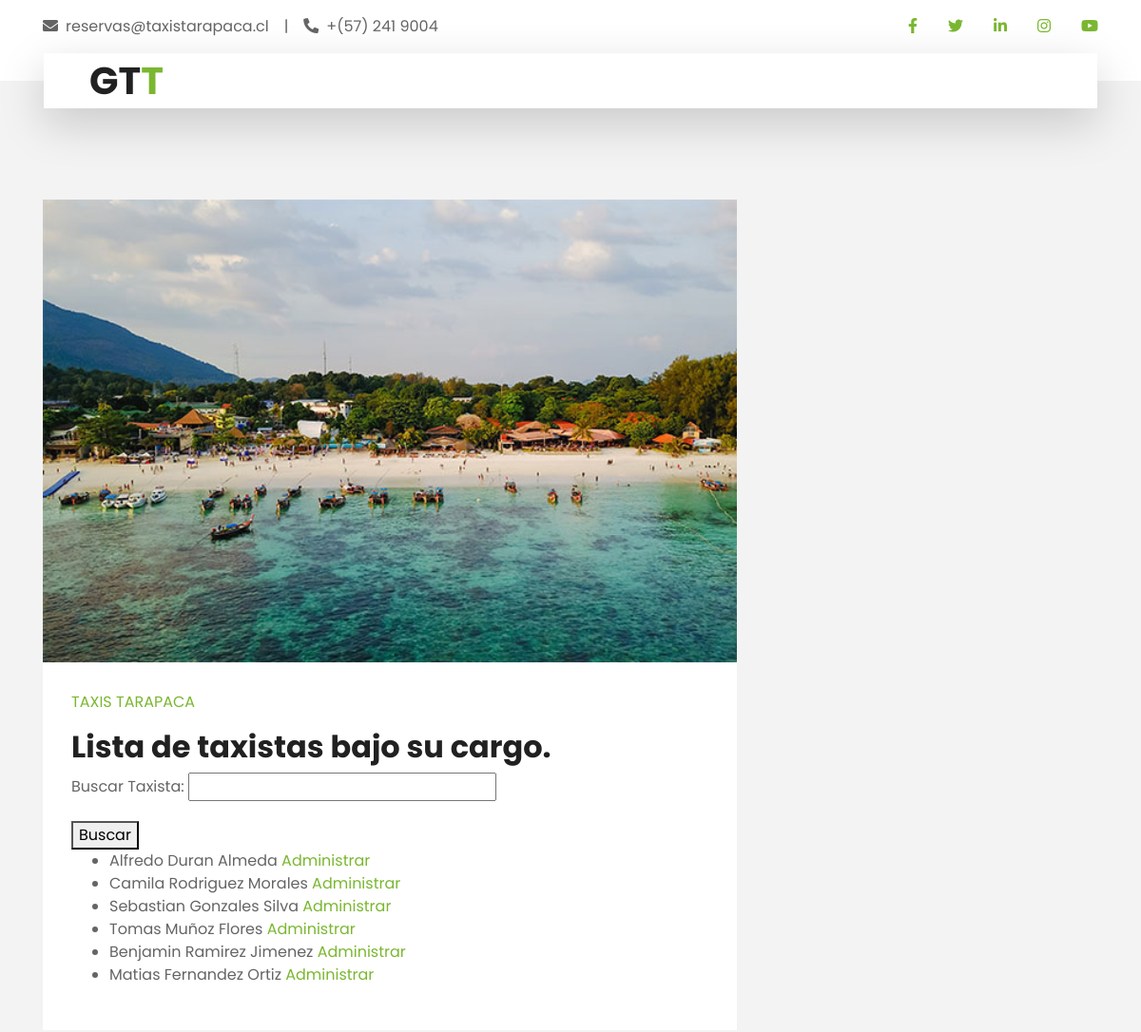
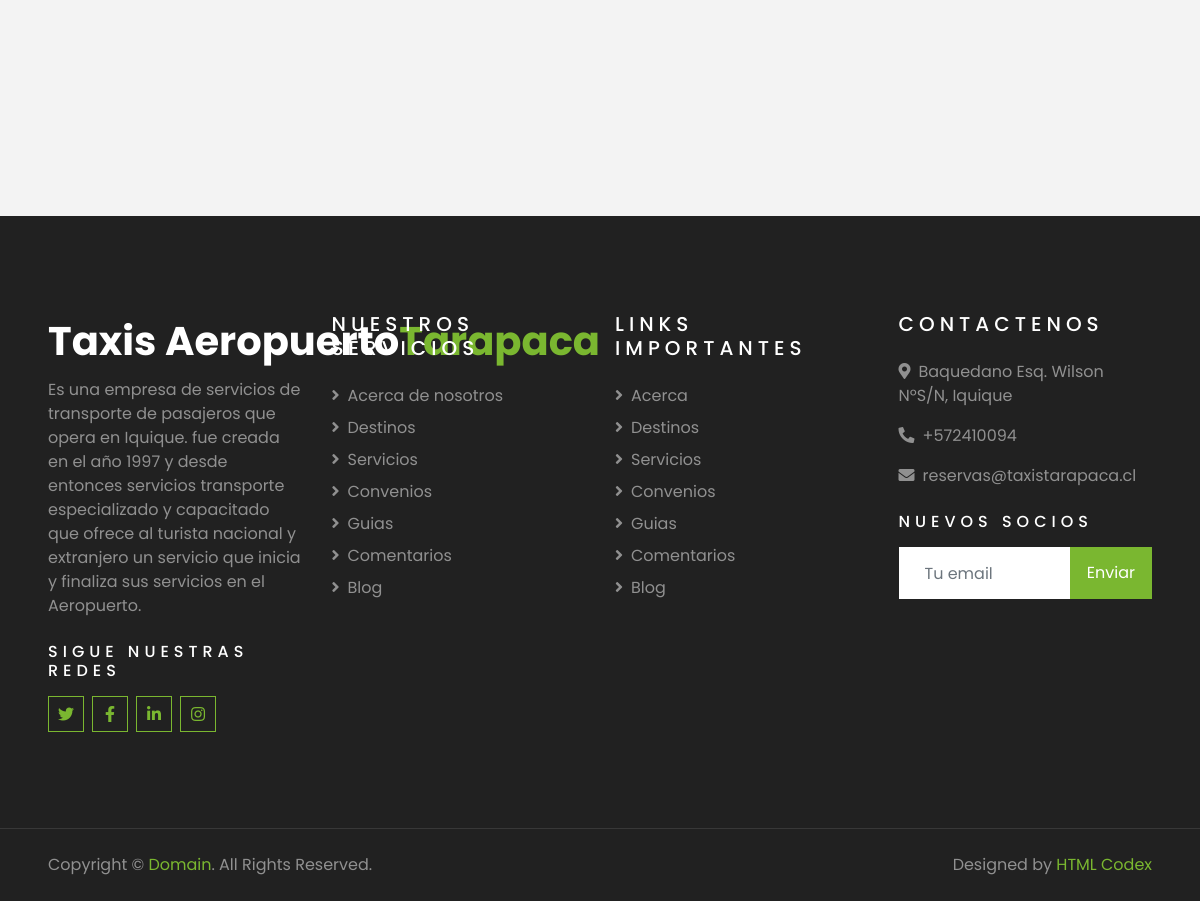
Screenshot of /es/scr_btax/ (signed in) with the database file from the repository (2 pictures, top to bottom).
### Gestion_viajes/models.py (models this page shows, shortened)
class Taxista(models.Model):
    id = models.AutoField(primary_key=True,unique=True)
    nombre = models.CharField(max_length=54,null=True,blank=True)
    apellido_p = models.CharField(max_length=54,null=True,blank=True)
    apellido_m = models.CharField(max_length=54,null=True,blank=True)
    genero = models.CharField(max_length=54,null=True,blank=True)
    secretaria_encargada = models.ForeignKey(Secretaria,on_delete=models.SET_NULL,null=True,blank=True,default=None)
    run = models.IntegerField(null=True,blank=True)
    dv = models.CharField(max_length=1,null=True,blank=True)
    estado = models.IntegerField(null=True,blank=True)
    deleted_at = models.DateTimeField(null=True,blank=True)
    created_at = models.DateTimeField(null=True,blank=True)

### Gestion_viajes/views.py (the view, shortened to what this page needs)
# urls.py: path("scr_btax/",views.scr_buscar_taxistas,name='scr_buscar_taxistas'),
def scr_buscar_taxistas(request):
    usuario = request.session.get('user',None)
    if usuario is not None:
        if request.method == 'GET':
            form = BusquedaTaxistaForm(request.GET)
            taxistas = None
            if form.is_valid():
                busqueda = form.cleaned_data['busqueda']
                context = {'busqueda_form': form}
                try:
                    taxistas = Taxista.objects.filter(nombre__icontains=busqueda)
                    context = {'busqueda_form': form,'taxistas': taxistas}
                except:
                    taxistas = None
                if taxistas == None or not taxistas :
                    try:
                        taxistas = Taxista.objects.filter(run=busqueda)
                        context = {'busqueda_form': form,'taxistas': taxistas}
                    except:
                        taxistas = None
                if taxistas == None:
                    err = "No se encontro a ningun taxista con la busqueda solicitada."
                    context = {'busqueda_form': form,'error':err}
                return render(request, 'Gestion_viajes/scr_admin_taxistas.html',context)
            else:
                err = "No se encontro a ningun taxista con la busqueda solicitada."
                context = {'busqueda_form': form,'error':err}
                return render(request, 'Gestion_viajes/scr_admin_taxistas.html',context)
        else:
            form = BusquedaTaxistaForm()
            context = {'busqueda_form':form}
            return render(request,'Gestion_viajes/scr_admin_taxistas.html',context)
    else:
        return render(request,'Gestion_viajes/err_frb.html')

### Gestion_viajes/forms.py
class BusquedaTaxistaForm(forms.Form):
    busqueda = forms.CharField(label='Buscar Taxista', max_length=100, required=False)

### Taxis_tarapaca/templates/Gestion_viajes/scr_admin_taxistas.html (shortened to what this page needs)
{% extends "secretarias_page.html" %}
{% load cms_tags %}
{% block content %}
    <div class="taxistas-lista">
        <h2>Lista de taxistas bajo su cargo.</h2>
        <form method="get" action="{% url 'scr_buscar_taxistas' %}">
            {{ busqueda_form.as_p }}
            <button type="submit">Buscar</button>
        </form>
        {% if taxistas %}
            <ul>
                {% for taxista in taxistas %}
                    <li>{{ taxista.nombre }} {{ taxista.apellido_p }} {{ taxista.apellido_m }}
                        <a href = "{% url 'scr_ver_datos_taxista' id_taxista=taxista.id %}">Administrar</a>
                    </li>
                {% endfor %}
            </ul>
        {% else %}
            <p>No hay taxistas registrados.</p>
        {% endif %}
    </div>
{% endblock content %}

### rows the page displays
Taxista: nombre "Alfredo", apellido_p "Duran", apellido_m "Almeda"
Taxista: nombre "Camila", apellido_p "Rodriguez", apellido_m "Morales"
Taxista: nombre "Sebastian", apellido_p "Gonzales", apellido_m "Silva"
Taxista: nombre "Tomas", apellido_p "Muñoz", apellido_m "Flores"
Taxista: nombre "Benjamin", apellido_p "Ramirez", apellido_m "Jimenez"
Taxista: nombre "Matias", apellido_p "Fernandez", apellido_m "Ortiz"
